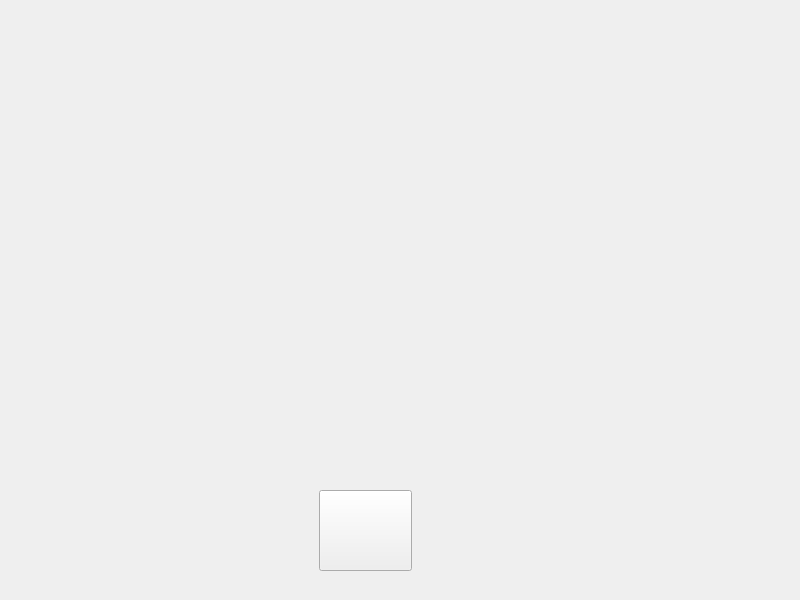
<?xml version="1.0" encoding="UTF-8"?>
<ui version="4.0">
 <class>Widget</class>
 <widget class="QWidget" name="Widget">
  <property name="geometry">
   <rect>
    <x>0</x>
    <y>0</y>
    <width>800</width>
    <height>600</height>
   </rect>
  </property>
  <property name="windowTitle">
   <string>Widget</string>
  </property>
  <widget class="QWidget" name="widget" native="true">
   <property name="geometry">
    <rect>
     <x>-1</x>
     <y>470</y>
     <width>801</width>
     <height>131</height>
    </rect>
   </property>
   <property name="styleSheet">
    <string notr="true">QWidget{background-color:}</string>
   </property>
   <widget class="QPushButton" name="pushButton">
    <property name="geometry">
     <rect>
      <x>320</x>
      <y>20</y>
      <width>93</width>
      <height>81</height>
     </rect>
    </property>
    <property name="styleSheet">
     <string notr="true"/>
    </property>
    <property name="text">
     <string/>
    </property>
    <property name="checkable">
     <bool>true</bool>
    </property>
   </widget>
  </widget>
 </widget>
 <resources/>
 <connections/>
</ui>
